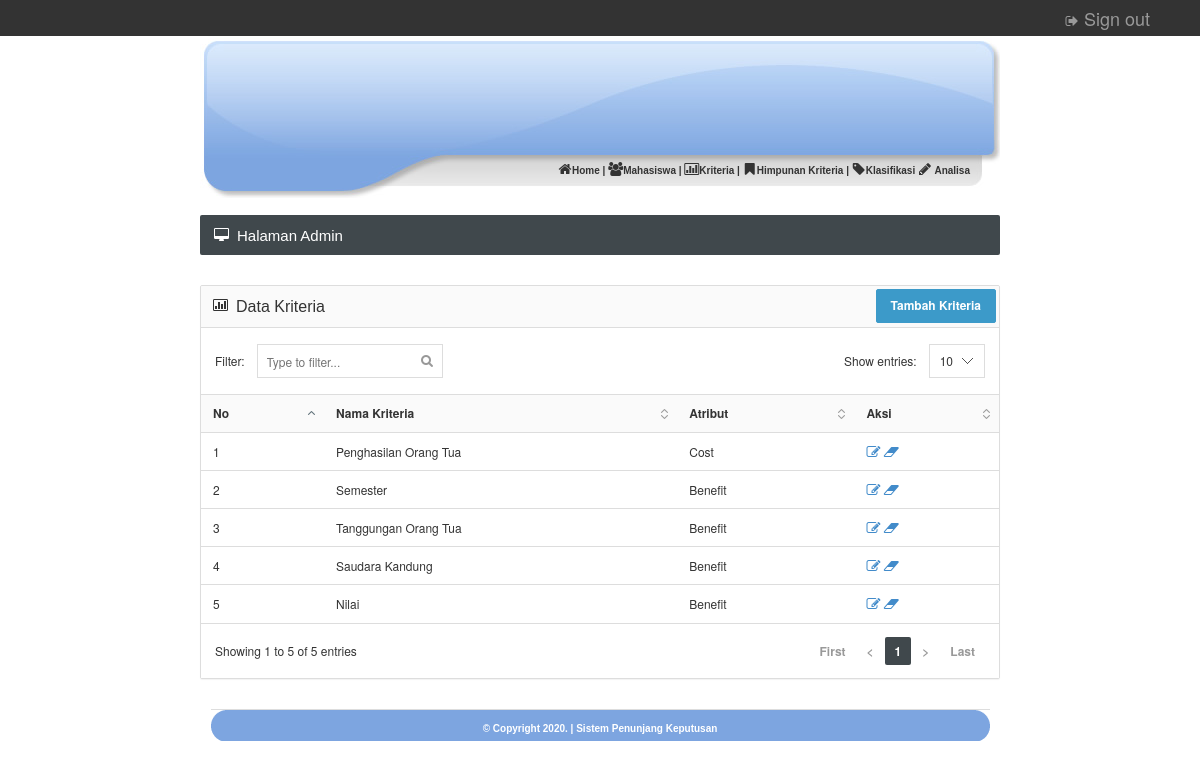
/admin/kriteria.php (signed in), run on the app's committed database.
### tables this page shows
CREATE TABLE `kriteria` (
  `id_kriteria` int(5) NOT NULL,
  `namakriteria` varchar(100) NOT NULL,
  `atribut` varchar(100) NOT NULL
);

### admin/kriteria.php (the view)
<?php
include "head.php";
?>
			<?php include "menu.php"; ?>
			</div>
		<br />
		<div id="content">
			<div class="page-title">
				<h5><i class="fa fa-desktop"></i> Halaman Admin</h5>
			</div>
			<div class="panel panel-default">
				<div class="panel-heading" align="right"><h6 class="panel-title"><i class="fa fa-bar-chart-o"></i> Data Kriteria</h6>
				<a href="kriteria_tambah.php"><input type="submit" value="Tambah Kriteria" class="btn btn-info"></a>
				</div>
				<div class="datatable">
					<table class="table table-hover">
						<thead>
							<tr>
								<th>No</th>
								<th>Nama Kriteria</th>
								<th>Atribut</th>
								<th>Aksi</th>
							</tr>
						</thead>
						<tbody>
							<?php
							$nomor = 0;
							$hasil = mysqli_query($mysqli,"select * from kriteria");
							while ($dataku = mysqli_fetch_array($hasil)) {
							?>
								<tr>
									<td><?php echo $nomor=$nomor+1; ?></td>
									<td><?php echo $dataku['namakriteria']; ?></td>
									<td><?php echo $dataku['atribut']; ?></td>
									<td>
										<a href="kriteria_edit.php?id_kriteria=<?php echo $dataku['id_kriteria']; ?>">
										<i class='fa fa-edit'></i>
										</a>
										<a href="kriteria_hapus.php?id_kriteria=<?php echo $dataku['id_kriteria']; ?>">
										<i class='fa fa-eraser'></i>
										</a>
									</td>
								</tr>
							<?php }	?>
						</tbody>
					</table>
				</div>
			</div>
<?php include "footer.php"; ?>

### images/style.css (style rules this page uses)
body { margin-top: 0px; margin-left: 0px; margin-right: 0px; margin-bottom: 0px; }
#content { width: 800px; }

### css/styles.css (style rules this page uses)
@media (min-width: 768px) { a, .btn, .caret, .close, .sidebar, .select2-choice abbr, .select2-highlighted, .ui-slider-range, .ui-datepicker-trigger, .ui-timepicker-list li, .checker span:after, .checker span, .navbar-toggle, .thumb-options, .select2-arrow b, .thumb-zoom img, .fc-button, .page-content { -webkit-transition: all 0.15s ease-in-out; -moz-transition: all 0.15s ease-in-out; -o-transition: all 0.15s ease-in-out; transition: all 0.15s ease-in-out; } }
.fa { position: relative; font-size: 14px; min-width: 14px; text-align: center; }
h1, h2, h3, h4, h5, h6, .navigation > li > a, .stats li span { font-family: 'Cuprum', sans-serif; font-weight: normal; }
.page-title { color: #fff; background-color: #40484C; -moz-box-shadow: 0 1px 0 #fff; -webkit-box-shadow: 0 1px 0 #FFF; box-shadow: 0 1px 0 #FFF; border-radius: 2px; margin-bottom: 30px; }
.page-title:after { content: ""; display: table; clear: both; }
.page-title h5 { margin: 0; float: left; display: block; font-size: 15px; padding: 13px 14px 12px 14px; line-height: 1; }
.dataTable { border-collapse: collapse; border-top: 1px solid #ddd; border-bottom: 1px solid #ddd; }
.dataTable thead th { background-color: #fafafa; cursor: pointer; }
.sorting { background: url('../images/interface/tables/sort_both.png') no-repeat 100%; padding-right: 24px!important; }
.sorting_asc { background: url('../images/interface/tables/sort_asc.png') no-repeat 100%; padding-right: 24px!important; }

### data on the page
kriteria: namakriteria "Penghasilan Orang Tua", atribut "Cost"
kriteria: nomor "2", namakriteria "Semester", atribut "Benefit"
kriteria: nomor "3", namakriteria "Tanggungan Orang Tua", atribut "Benefit"
kriteria: nomor "4", namakriteria "Saudara Kandung", atribut "Benefit"
kriteria: nomor "5", namakriteria "Nilai", atribut "Benefit"
